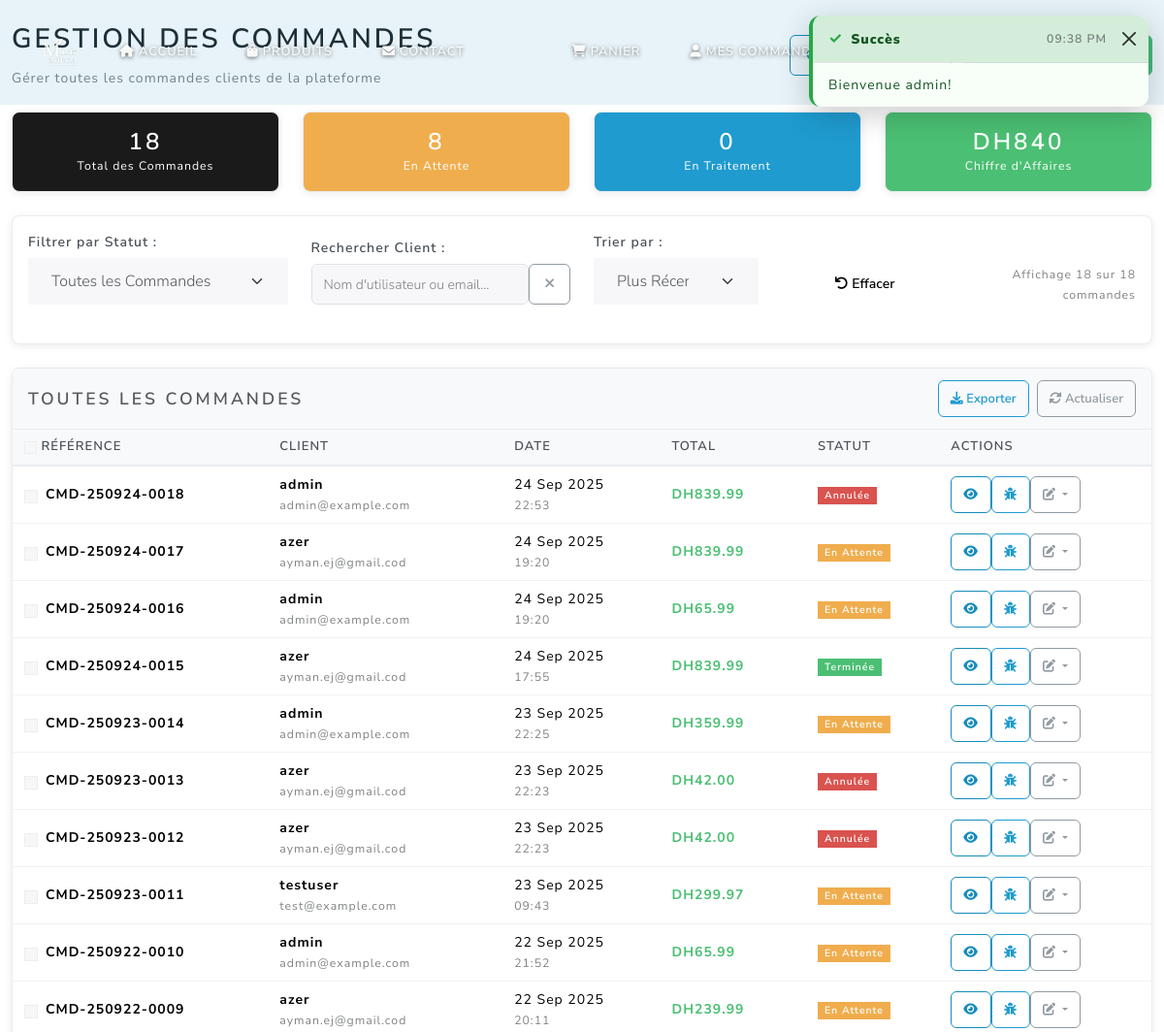
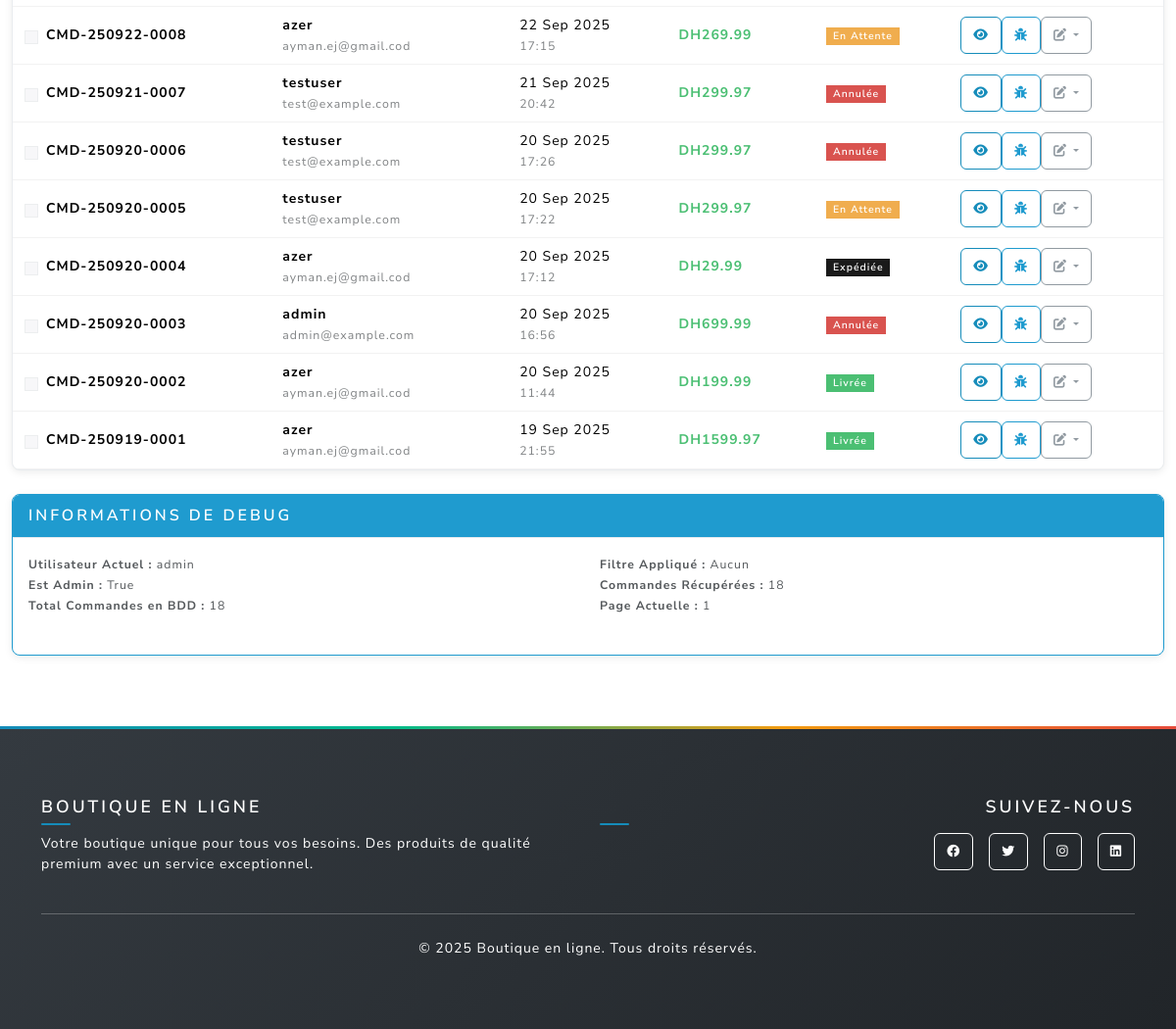
Page /admin/orders (signed in) on the committed database (2 pictures, top to bottom).
### main.py (models this page shows, shortened)
class Order(db.Model):
    id = db.Column(db.Integer, primary_key=True)
    user_id = db.Column(db.Integer, db.ForeignKey('user.id'), nullable=False)
    total = db.Column(db.Float, nullable=False)
    status = db.Column(db.String(20), default='pending')
    created_at = db.Column(db.DateTime, default=db.func.current_timestamp())
    @property
    def title(self):
        if self.created_at:
            date_str = self.created_at.strftime('%y%m%d')
            return f"CMD-{date_str}-{str(self.id).zfill(4)}"
        return f"CMD-{str(self.id).zfill(4)}"

class User(UserMixin, db.Model):
    id = db.Column(db.Integer, primary_key=True)
    username = db.Column(db.String(80), unique=True, nullable=False)
    email = db.Column(db.String(120), unique=True, nullable=False)
    password_hash = db.Column(db.String(120), nullable=False)
    phone = db.Column(db.String(20), nullable=True)
    address = db.Column(db.Text, nullable=True)
    is_admin = db.Column(db.Boolean, default=False)
    orders = db.relationship('Order', backref='user', lazy=True)

### main.py (the view)
@app.route('/admin/orders')
@login_required
def admin_orders():
    if not current_user.is_admin:
        return redirect_with_toast('home', 'Accès refusé', 'error')
    page = request.args.get('page', 1, type=int)
    status_filter = request.args.get('status', '')
    query = Order.query
    if status_filter:
        query = query.filter_by(status=status_filter)
    orders = query.order_by(Order.created_at.desc()).paginate(
        page=page, per_page=20, error_out=False
    )
    stats = {
        'total_orders': Order.query.count(),
        'pending_orders': Order.query.filter_by(status='pending').count(),
        'processing_orders': Order.query.filter_by(status='processing').count(),
        'shipped_orders': Order.query.filter_by(status='shipped').count(),
        'delivered_orders': Order.query.filter_by(status='delivered').count(),
        'completed_orders': Order.query.filter_by(status='completed').count(),
        'cancelled_orders': Order.query.filter_by(status='cancelled').count(),
        'total_revenue': db.session.query(db.func.sum(Order.total))\
            .filter_by(status='completed').scalar() or 0
    }
    return render_template('admin_orders.html', orders=orders, stats=stats, status_filter=status_filter)

### main.py (called while the page is built, shortened)
@login_manager.user_loader
def load_user(user_id):
    return User.query.get(int(user_id))

@app.context_processor
def inject_toast_messages():
    toast_message = session.pop('toast_message', None)
    toast_type = session.pop('toast_type', None)
    return {
        'toast_message': toast_message,
        'toast_type': toast_type or 'info'
    }

@app.context_processor
def inject_cart_count():
    if current_user.is_authenticated:
        try:
            from sqlalchemy import inspect
            inspector = inspect(db.engine)
            if 'cart' in inspector.get_table_names():
                cart_count = Cart.query.filter_by(user_id=current_user.id).count()
                cart_total_quantity = db.session.query(db.func.sum(Cart.quantity))\
                    .filter_by(user_id=current_user.id).scalar() or 0
                return {
                    'cart_count': cart_count,
                    'cart_total_quantity': int(cart_total_quantity)
                }
        except Exception:
            pass
    return {'cart_count': 0, 'cart_total_quantity': 0}

def get_shipping_settings():
    settings = ShippingSettings.query.first()
    return settings

@app.context_processor
def inject_shipping_settings():
    try:
        settings = get_shipping_settings()
        return {
            'shipping_settings': settings,
            'free_shipping_threshold': settings.free_shipping_threshold,
            'standard_shipping_cost': settings.standard_shipping_cost,
            'tax_rate': settings.tax_rate,
            'currency': settings.currency
        }
    except:
        return {
            'shipping_settings': None,
            'free_shipping_threshold': 500,
            'standard_shipping_cost': 30,
            'tax_rate': 0.2,
            'currency': 'DH'
        }

### templates/admin_orders.html (shortened to what this page needs)
{% extends "base.html" %}
{% block content %}
<div class="container-fluid py-4">
  <div class="d-flex justify-content-between align-items-center mb-4">
    <div>
      <h2>Gestion des Commandes</h2>
      <p class="text-muted mb-0">Gérer toutes les commandes clients de la plateforme</p>
    </div>
    <div>
      <a href="{{ url_for('admin_products') }}" class="btn btn-outline-primary me-2">
        Gérer les Produits
      </a>
      <a href="{{ url_for('create_test_order') }}" class="btn btn-success">
      </a>
    </div>
  </div>
  {% if stats %}
  <div class="row mb-4" id="statsCards">
    <div class="col-md-3">
      <div class="card text-center bg-primary text-white">
        <div class="card-body">
          <h3 class="mb-0" id="totalOrdersCount">{{ stats.total_orders }}</h3>
          <small>Total des Commandes</small>
        </div>
      </div>
    </div>
    <div class="col-md-3">
      <div class="card text-center bg-warning text-white">
        <div class="card-body">
          <h3 class="mb-0" id="pendingOrdersCount">{{ stats.pending_orders }}</h3>
          <small>En Attente</small>
        </div>
      </div>
    </div>
    <div class="col-md-3">
      <div class="card text-center bg-info text-white">
        <div class="card-body">
          <h3 class="mb-0" id="processingOrdersCount">{{ stats.processing_orders }}</h3>
          <small>En Traitement</small>
        </div>
      </div>
    </div>
    <div class="col-md-3">
      <div class="card text-center bg-success text-white">
        <div class="card-body">
          <h3 class="mb-0" id="totalRevenueCount">DH{{ "%.0f"|format(stats.total_revenue) }}</h3>
          <small>Chiffre d'Affaires</small>
        </div>
      </div>
    </div>
  </div>
  {% endif %}
  <div class="card mb-4">
    <div class="card-body">
      <div class="row align-items-end">
        <div class="col-md-3">
          <label class="form-label">Filtrer par Statut :</label>
          <select id="statusFilter" class="form-select">
            <option value="">Toutes les Commandes</option>
          </select>
        </div>
        <div class="col-md-3">
          <label class="form-label">Rechercher Client :</label>
          <div class="input-group">
            <input type="text" id="customerSearch" class="form-control" placeholder="Nom d'utilisateur ou email...">
            <button class="btn btn-outline-secondary" type="button" onclick="clearSearch()">
              <i class="fas fa-times"></i>
            </button>
          </div>
        </div>
        <div class="col-md-2">
          <label class="form-label">Trier par :</label>
          <select id="sortOrder" class="form-select">
            <option value="date-desc">Plus Récentes</option>
          </select>
        </div>
        <div class="col-md-2">
          <button type="button" class="btn btn-secondary w-100" onclick="clearAllFilters()">
            <i class="fas fa-undo"></i> Effacer
          </button>
        </div>
        <div class="col-md-2 text-end">
          <small class="text-muted">
            Affichage <span id="visibleCount">{{ orders.items|length if orders.items else 0 }}</span>
            sur <span id="totalCount">{{ orders.total if orders else 0 }}</span> commandes
          </small>
        </div>
      </div>
    </div>
  </div>
  <div class="card">
    <div class="card-header d-flex justify-content-between align-items-center">
      <h5 class="mb-0">Toutes les Commandes</h5>
      <div class="d-flex gap-2">
        <button class="btn btn-sm btn-outline-info" onclick="exportOrders()">
          <i class="fas fa-download"></i> Exporter
        </button>
        <button class="btn btn-sm btn-outline-secondary" onclick="refreshOrders()">
          <i class="fas fa-sync-alt"></i> Actualiser
        </button>
      </div>
    </div>
    <div class="card-body p-0">
      {% if orders and orders.items %}
      <div class="table-responsive">
        <table class="table table-hover mb-0">
          <thead class="table-light">
            <tr>
              <th>
                <input type="checkbox" id="selectAll" class="form-check-input">
                Référence
              </th>
              <th>Client</th>
              <th>Date</th>
              <th>Total</th>
              <th>Statut</th>
              <th>Actions</th>
            </tr>
          </thead>
          <tbody id="ordersTableBody">
            {% for order in orders.items %}
            <tr class="order-row"
                data-status="{{ order.status }}"
                data-customer="{{ order.user.username|lower }} {{ order.user.email|lower }}"
                data-date="{{ order.created_at.strftime('%Y-%m-%d %H:%M:%S') }}"
                data-total="{{ order.total }}"
                data-order-id="{{ order.id }}">
              <td>
                <div class="d-flex align-items-center">
                  <input type="checkbox" class="form-check-input me-2 order-checkbox" value="{{ order.id }}">
                  <strong>{{ order.title }}</strong>
                </div>
              </td>
              <td>
                <div class="customer-info">
                  <strong>{{ order.user.username }}</strong>
                  <br>
                  <small class="text-muted">{{ order.user.email }}</small>
                </div>
              </td>
              <td>
                <div>
                  {{ order.created_at.strftime('%d %b %Y') }}
                  <br>
                  <small class="text-muted">{{ order.created_at.strftime('%H:%M') }}</small>
                </div>
              </td>
              <td>
                <strong class="text-success order-total">DH{{ "%.2f"|format(order.total) }}</strong>
              </td>
              <td>
                <span class="badge order-status bg-{{ 'warning' if order.status == 'pending'
                                        else 'info' if order.status == 'processing'
                                        else 'primary' if order.status == 'shipped'
                                        else 'success' if order.status in ['delivered', 'completed']
                                        else 'danger' }}">
                  {% if order.status == 'pending' %}En Attente
                  {% elif order.status == 'processing' %}En Traitement
                  {% elif order.status == 'shipped' %}Expédiée
                  {% elif order.status == 'delivered' %}Livrée
                  {% elif order.status == 'completed' %}Terminée
                  {% elif order.status == 'cancelled' %}Annulée
                  {% else %}{{ order.status|title }}
                  {% endif %}
                </span>
              </td>
              <td>
                <div class="btn-group" role="group">
                  <a href="{{ url_for('admin_order_detail', order_id=order.id) }}"
                     class="btn btn-sm btn-outline-primary" title="Voir Détails">
                    <i class="fas fa-eye"></i>
                  </a>
                  <a href="{{ url_for('debug_order_detail', order_id=order.id) }}"
                     class="btn btn-sm btn-outline-info" title="Vue Debug">
                    <i class="fas fa-bug"></i>
                  </a>
                  <div class="btn-group" role="group">
                    <button type="button" class="btn btn-sm btn-outline-secondary dropdown-toggle"
                            data-bs-toggle="dropdown">
                      <i class="fas fa-edit"></i>
                    </button>
                  </div>
                </div>
              </td>
            </tr>
            {% endfor %}
          </tbody>
        </table>
      </div>
      {% endif %}
    </div>
  </div>
  <div class="mt-4">
    <div class="card border-info">
      <div class="card-header bg-info text-white">
        <h6 class="mb-0">Informations de Debug</h6>
      </div>
      <div class="card-body">
        <div class="row">
          <div class="col-md-6">
            <small>
              <strong>Utilisateur Actuel :</strong> {{ current_user.username }}<br>
              <strong>Est Admin :</strong> {{ current_user.is_admin }}<br>
              <strong>Total Commandes en BDD :</strong> {{ stats.total_orders if stats else 'N/A' }}
            </small>
          </div>
          <div class="col-md-6">
            <small>
              <strong>Filtre Appliqué :</strong> <span id="debugCurrentFilter">Aucun</span><br>
              <strong>Commandes Récupérées :</strong> {{ orders.items|length if orders and orders.items else 0 }}<br>
              <strong>Page Actuelle :</strong> {{ orders.page if orders else 1 }}
            </small>
          </div>
        </div>
      </div>
    </div>
  </div>
</div>
{% endblock %}

### static/css/style.css (style rules this page uses)
:root { --bs-blue: #158cba; --bs-indigo: #6610f2; --bs-purple: #6f42c1; --bs-pink: #e83e8c; --bs-red: #e74c3c; --bs-orange: #fd7e14; --bs-yellow: #f39c12; --bs-green: #00bc8c; --bs-teal: #20c997; --bs-cyan: #17a2b8; --bs-white: #fff; --bs-gray: #6c757d; --bs-gray-dark: #343a40; --bs-gray-100: #f8f9fa; --bs-gray-200: #e9ecef; --bs-gray-300: #dee2e6; --bs-gray-400: #ced4da; --bs-gray-500: #adb5bd; --bs-gray-600: #6c757d; --bs-gray-700: #495057; --bs-gray-800: #343a40; --bs-gray-900: #212529; --bs-primary: #158cba; --bs-secondary: #f8f9fa; --bs-success: #00bc8c; --bs-info: #3498db; --bs-warning: #f39c12; --bs-danger: #e74c3c; --bs-light: #f8f9fa; --bs-dark: #343a40; }
body { font-family: "Nunito Sans", -apple-system, BlinkMacSystemFont, "Segoe UI", Roboto, "Helvetica Neue", Arial, sans-serif; font-size: 0.875rem; font-weight: 400; line-height: 1.5; color: #495057; background-color: #fff; }
h1, h2, h3, h4, h5, h6 { color: #212529; font-weight: 600; margin-bottom: 0.75rem; }
h2 { font-size: 1.75rem; }
h3 { font-size: 1.5rem; }
h5 { font-size: 1.1rem; }
h6 { font-size: 1rem; }
body { scroll-behavior: smooth; }
.btn { border-radius: 0.375rem; font-weight: 600; text-transform: none; transition: all 0.15s ease-in-out; padding: 0.5rem 1rem; font-size: 0.875rem; border-width: 1px; }
.btn-sm { padding: 0.375rem 0.75rem; font-size: 0.8125rem; }
.btn-outline-primary { color: var(--bs-primary); border-color: var(--bs-primary); }
.card { border: 1px solid var(--bs-gray-200); border-radius: 0.5rem; box-shadow: 0 2px 8px rgba(0, 0, 0, 0.08); background-color: white; transition: all 0.3s ease; overflow: hidden; }
.card-body { padding: 1rem; }
.card-header { background-color: var(--bs-gray-100); border-bottom: 1px solid var(--bs-gray-200); font-weight: 600; padding: 0.75rem 1rem; font-size: 0.9rem; }
.form-control { border-radius: 0.375rem; border: 1px solid var(--bs-gray-300); transition: border-color 0.15s ease-in-out, box-shadow 0.15s ease-in-out; padding: 0.5rem 0.75rem; font-size: 0.875rem; }
.form-label { font-weight: 600; color: var(--bs-gray-700); font-size: 0.875rem; margin-bottom: 0.375rem; }
.table { border-radius: 0.5rem; overflow: hidden; box-shadow: 0 2px 8px rgba(0, 0, 0, 0.08); font-size: 0.875rem; }
.table th, .table td { padding: 0.5rem 0.75rem; vertical-align: middle; }
.table thead th { border-bottom: 2px solid var(--bs-gray-200); background-color: var(--bs-gray-100); font-weight: 600; color: var(--bs-gray-700); font-size: 0.8125rem; }
.row { margin-bottom: 1.5rem; }
.fade-in { animation: fadeIn 0.4s ease-out; }

### templates/admin_orders.html (style rules this page uses)
.order-row { transition: all 0.3s ease; }
.table-responsive { transition: opacity 0.3s ease; }
.customer-info { min-width: 150px; }

### rows in the picture
Order: title "CMD-250924-0018", user.username "admin", user.email "admin@example.com", created_at "24 Sep 2025", created_at "22:53", total "839.99", status "Annulée"
Order: title "CMD-250924-0017", user.username "azer", user.email "ayman.ej@gmail.cod", created_at "24 Sep 2025", created_at "19:20", total "839.99", status "En Attente"
Order: title "CMD-250924-0016", user.username "admin", user.email "admin@example.com", created_at "24 Sep 2025", created_at "19:20", total "65.99", status "En Attente"
Order: title "CMD-250924-0015", user.username "azer", user.email "ayman.ej@gmail.cod", created_at "24 Sep 2025", created_at "17:55", total "839.99", status "Terminée"
Order: title "CMD-250923-0014", user.username "admin", user.email "admin@example.com", created_at "23 Sep 2025", created_at "22:25", total "359.99", status "En Attente"
Order: title "CMD-250923-0013", user.username "azer", user.email "ayman.ej@gmail.cod", created_at "23 Sep 2025", created_at "22:23", total "42.00", status "Annulée"
Order: title "CMD-250923-0012", user.username "azer", user.email "ayman.ej@gmail.cod", created_at "23 Sep 2025", created_at "22:23", total "42.00", status "Annulée"
Order: title "CMD-250923-0011", user.username "testuser", user.email "test@example.com", created_at "23 Sep 2025", created_at "09:43", total "299.97", status "En Attente"
Order: title "CMD-250922-0010", user.username "admin", user.email "admin@example.com", created_at "22 Sep 2025", created_at "21:52", total "65.99", status "En Attente"
Order: title "CMD-250922-0009", user.username "azer", user.email "ayman.ej@gmail.cod", created_at "22 Sep 2025", created_at "20:11", total "239.99", status "En Attente"
Order: title "CMD-250922-0008", user.username "azer", user.email "ayman.ej@gmail.cod", created_at "22 Sep 2025", created_at "17:15", total "269.99", status "En Attente"
Order: title "CMD-250921-0007", user.username "testuser", user.email "test@example.com", created_at "21 Sep 2025", created_at "20:42", total "299.97", status "Annulée"
Order: title "CMD-250920-0006", user.username "testuser", user.email "test@example.com", created_at "20 Sep 2025", created_at "17:26", total "299.97", status "Annulée"
Order: title "CMD-250920-0005", user.username "testuser", user.email "test@example.com", created_at "20 Sep 2025", created_at "17:22", total "299.97", status "En Attente"
Order: title "CMD-250920-0004", user.username "azer", user.email "ayman.ej@gmail.cod", created_at "20 Sep 2025", created_at "17:12", total "29.99", status "Expédiée"
Order: title "CMD-250920-0003", user.username "admin", user.email "admin@example.com", created_at "20 Sep 2025", created_at "16:56", total "699.99", status "Annulée"
Order: title "CMD-250920-0002", user.username "azer", user.email "ayman.ej@gmail.cod", created_at "20 Sep 2025", created_at "11:44", total "199.99", status "Livrée"
Order: title "CMD-250919-0001", user.username "azer", user.email "ayman.ej@gmail.cod", created_at "19 Sep 2025", created_at "21:55", total "1599.97", status "Livrée"
User: username "admin", is_admin "True"

### other values in the picture
{{ stats.total_orders }} "18"
{{ stats.pending_orders }} "8"
{{ stats.processing_orders }} "0"
{{ "%.0f"|format(stats.total_revenue) }} "840"
{{ orders.items|length if orders.items else 0 }} "18"
{{ orders.total if orders else 0 }} "18"
{{ stats.total_orders if stats else 'N/A' }} "18"
{{ orders.items|length if orders and orders.items else 0 }} "18"
{{ orders.page if orders else 1 }} "1"
